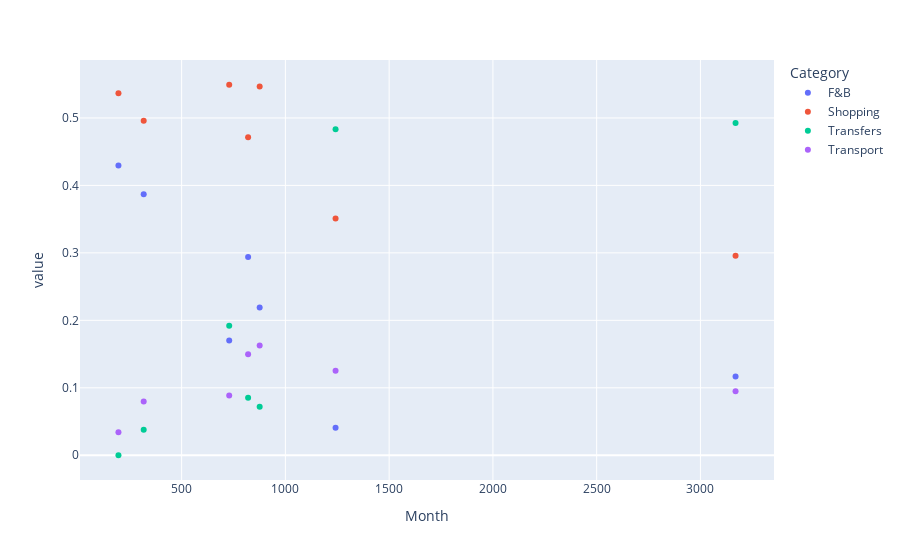

Notebook code cell kept with this figure:
### Code cell
import plotly.express as px

px.scatter(matrix1, y="value", x="Month", color="Category")

### Figure 1 — Plotly figure (JSON) as saved in the notebook; plotly's stock layout.template omitted (floating-point values rounded to 4 significant figures)
{"data": [{"hovertemplate": "Category=F&B<br>Month=%{x}<br>value=%{y}<extra></extra>", "legendgroup": "F&B", "marker": {"color": "#636efa", "symbol": "circle"}, "mode": "markers", "name": "F&B", "orientation": "v", "showlegend": true, "type": "scatter", "x": [195.5, 317.2, 729.2, 820.3, 876.0, 3169.0, 1242.0], "xaxis": "x", "y": [0.4294, 0.3868, 0.17, 0.2937, 0.2191, 0.1168, 0.04091], "yaxis": "y"}, {"hovertemplate": "Category=Shopping<br>Month=%{x}<br>value=%{y}<extra></extra>", "legendgroup": "Shopping", "marker": {"color": "#EF553B", "symbol": "circle"}, "mode": "markers", "name": "Shopping", "orientation": "v", "showlegend": true, "type": "scatter", "x": [195.5, 317.2, 729.2, 820.3, 876.0, 3169.0, 1242.0], "xaxis": "x", "y": [0.5366, 0.4957, 0.5492, 0.4714, 0.5464, 0.2957, 0.3508], "yaxis": "y"}, {"hovertemplate": "Category=Transfers<br>Month=%{x}<br>value=%{y}<extra></extra>", "legendgroup": "Transfers", "marker": {"color": "#00cc96", "symbol": "circle"}, "mode": "markers", "name": "Transfers", "orientation": "v", "showlegend": true, "type": "scatter", "x": [195.5, 317.2, 729.2, 820.3, 876.0, 3169.0, 1242.0], "xaxis": "x", "y": [0, 0.03783, 0.192, 0.08534, 0.07191, 0.4925, 0.4832], "yaxis": "y"}, {"hovertemplate": "Category=Transport<br>Month=%{x}<br>value=%{y}<extra></extra>", "legendgroup": "Transport", "marker": {"color": "#ab63fa", "symbol": "circle"}, "mode": "markers", "name": "Transport", "orientation": "v", "showlegend": true, "type": "scatter", "x": [195.5, 317.2, 729.2, 820.3, 876.0, 3169.0, 1242.0], "xaxis": "x", "y": [0.03397, 0.07964, 0.08875, 0.1495, 0.1625, 0.09503, 0.1251], "yaxis": "y"}], "layout": {"legend": {"title": {"text": "Category"}, "tracegroupgap": 0}, "margin": {"t": 60}, "xaxis": {"anchor": "y", "domain": [0, 1], "title": {"text": "Month"}}, "yaxis": {"anchor": "x", "domain": [0, 1], "title": {"text": "value"}}}}
